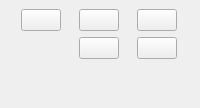
  <widget class="QDockWidget" name="SimDock">
   <property name="windowTitle">
    <string>Control Panel</string>
   </property>
   <attribute name="dockWidgetArea">
    <number>2</number>
   </attribute>
   <widget class="QWidget" name="SimDock_Contents">
    <layout class="QGridLayout" name="gridLayout">
     <item row="0" column="1">
      <widget class="QPushButton" name="SimDock_mapoptions">
       <property name="maximumSize">
        <size>
         <width>40</width>
         <height>40</height>
        </size>
       </property>
       <property name="toolTip">
        <string>Customize Map Outputs</string>
       </property>
       <property name="text">
        <string/>
       </property>
       <property name="icon">
        <iconset resource="graphics/ubeats.qrc">
         <normaloff>:/icons/maps-icon.png</normaloff>:/icons/maps-icon.png</iconset>
       </property>
       <property name="iconSize">
        <size>
         <width>35</width>
         <height>35</height>
        </size>
       </property>
       <property name="flat">
        <bool>false</bool>
       </property>
      </widget>
     </item>
     <item row="0" column="2">
      <widget class="QPushButton" name="SimDock_projectfolder">
       <property name="maximumSize">
        <size>
         <width>40</width>
         <height>40</height>
        </size>
       </property>
       <property name="toolTip">
        <string>Open Project Folder</string>
       </property>
       <property name="text">
        <string/>
       </property>
       <property name="icon">
        <iconset resource="graphics/ubeats.qrc">
         <normaloff>:/icons/folder-open-icon.png</normaloff>:/icons/folder-open-icon.png</iconset>
       </property>
       <property name="iconSize">
        <size>
         <width>40</width>
         <height>35</height>
        </size>
       </property>
       <property name="flat">
        <bool>false</bool>
       </property>
      </widget>
     </item>
     <item row="0" column="0">
      <widget class="QPushButton" name="SimDock_run">
       <property name="maximumSize">
        <size>
         <width>40</width>
         <height>40</height>
        </size>
       </property>
       <property name="toolTip">
        <string>Run Simulation</string>
       </property>
       <property name="text">
        <string/>
       </property>
       <property name="icon">
        <iconset resource="graphics/ubeats.qrc">
         <normaloff>:/icons/Play-icon.png</normaloff>:/icons/Play-icon.png</iconset>
       </property>
       <property name="iconSize">
        <size>
         <width>30</width>
         <height>30</height>
        </size>
       </property>
       <property name="flat">
        <bool>false</bool>
       </property>
      </widget>
     </item>
     <item row="1" column="2">
      <widget class="QPushButton" name="SimDock_report">
       <property name="maximumSize">
        <size>
         <width>40</width>
         <height>40</height>
        </size>
       </property>
       <property name="toolTip">
        <string>Export Results</string>
       </property>
       <property name="text">
        <string/>
       </property>
       <property name="icon">
        <iconset resource="graphics/ubeats.qrc">
         <normaloff>:/icons/Reports-icon.png</normaloff>:/icons/Reports-icon.png</iconset>
       </property>
       <property name="iconSize">
        <size>
         <width>35</width>
         <height>35</height>
        </size>
       </property>
       <property name="flat">
        <bool>false</bool>
       </property>
      </widget>
     </item>
     <item row="1" column="1">
      <widget class="QPushButton" name="SimDock_resultsview">
       <property name="maximumSize">
        <size>
         <width>40</width>
         <height>40</height>
        </size>
       </property>
       <property name="toolTip">
        <string>Results Viewer</string>
       </property>
       <property name="text">
        <string/>
       </property>
       <property name="icon">
        <iconset resource="graphics/ubeats.qrc">
         <normaloff>:/icons/chart-search-icon.png</normaloff>:/icons/chart-search-icon.png</iconset>
       </property>
       <property name="iconSize">
        <size>
         <width>40</width>
         <height>35</height>
        </size>
       </property>
       <property name="flat">
        <bool>false</bool>
       </property>
      </widget>
     </item>
     <item row="2" column="1">
      <spacer name="sep_simdock">
       <property name="orientation">
        <enum>Qt::Vertical</enum>
       </property>
       <property name="sizeHint" stdset="0">
        <size>
         <width>20</width>
         <height>40</height>
        </size>
       </property>
      </spacer>
     </item>
    </layout>
   </widget>
  </widget>
